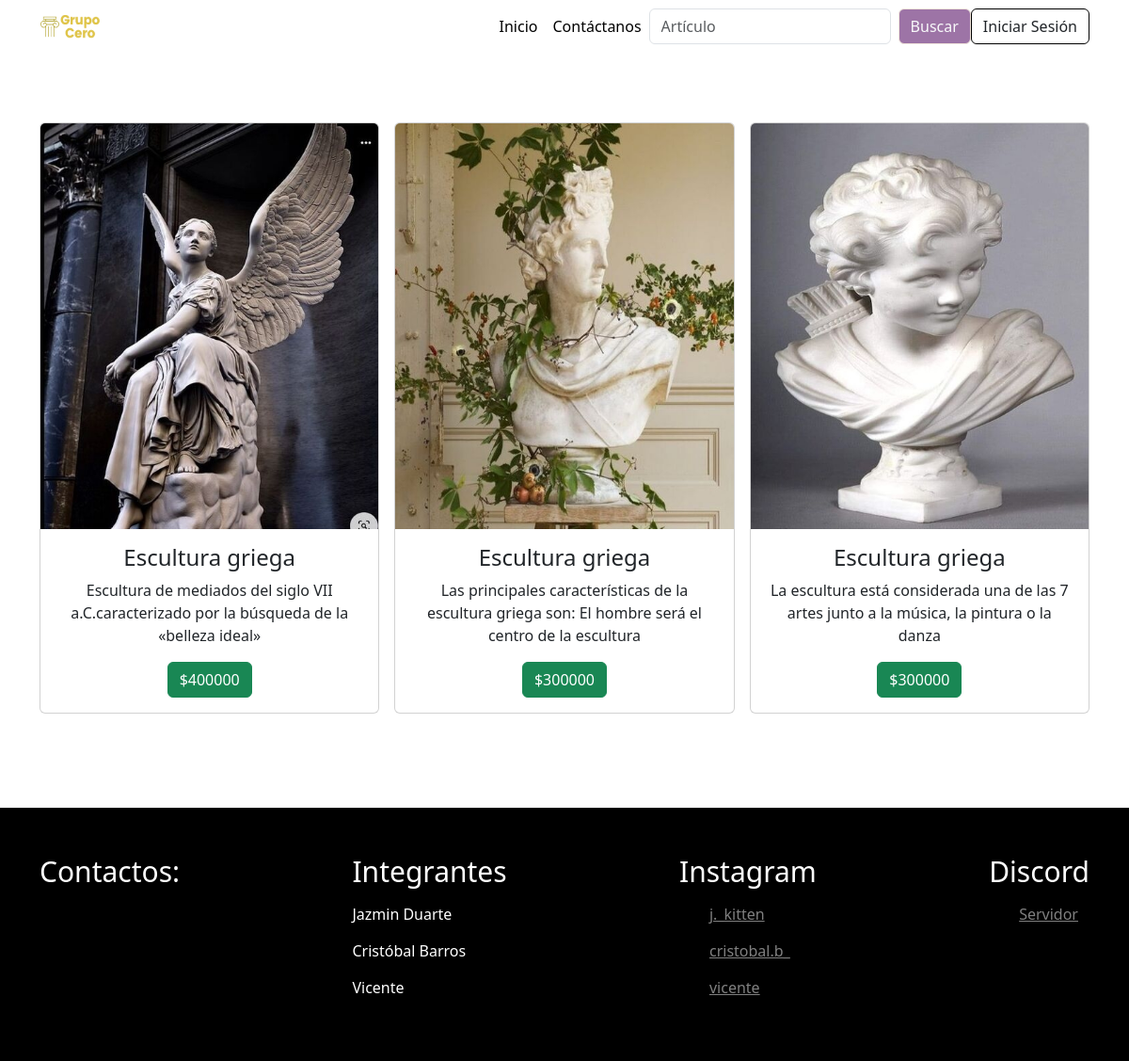
/moldear/, run on the app's committed database.
### arte_app/models.py (models this page shows, shortened)
class ProductosEscultura(models.Model):
    dies = models.CharField(primary_key=True,max_length=5,verbose_name="Dies")
    nombre = models.CharField(max_length=50, blank=True, verbose_name="Nombre")
    descripcion = models.CharField(max_length=100, blank=True, verbose_name="Descripcion")
    precio = models.IntegerField(blank=True,verbose_name="Precio")
    imagen = models.ImageField(upload_to="imagenes",null=True,blank=True,verbose_name="Imagen")

### arte_app/views.py (the view)
# urls.py: path('moldear/', moldear, name='moldear'),
def moldear(request):
    productos = ProductosEscultura.objects.all()
    datos={
        'productos':productos
    }
    return render(request, 'moldear.html',datos)

### arte_app/templates/moldear.html (shortened to what this page needs)
{% extends "base.html" %}
{% block content %}
{% load static %}
<!DOCTYPE html>
<html lang="en">
<head>
    <link rel="stylesheet" href="{% static 'arte_app/css/estilo.css' %}">
    <link href="https://cdn.jsdelivr.net/npm/bootstrap@5.3.0-alpha2/dist/css/bootstrap.min.css" rel="stylesheet">
    <link rel="stylesheet" href="https://cdn.jsdelivr.net/npm/bootstrap@5.3.0-alpha3/dist/css/bootstrap.min.css">
</head>
<body>
    <div class="separar">
    <div class="container">
      <div class="row g-3">
        {% for producto in productos %}
        <div class="col-12 col-md-6 col-lg-4">
            <br>
            <div class="card text-center">
                {% if producto.imagen %}
                    <img src="{{ producto.imagen.url }}" class="card-img-top mx-auto imagen">
                {% else %}
                    <img src="{% static 'img/sinfoto.webp' %}" class="card-img-top mx-auto imagen">
                {% endif %}
                <div class="card-body">
                    <h4 class="card-title">
                        {{ producto.nombre }}
                    </h4>
                    <p class="card-text">
                        {{ producto.descripcion }}<br>
                    </p>
                    <a href="#" class="btn btn-success">${{ producto.precio }}</a>
                </div>
            </div>
        </div>
        {% endfor %}
      </div>
  </div>
</div>
</body>
</html>
{% endblock %}

### arte_app/static/arte_app/css/estilo.css (style rules this page uses)
* { margin: 0; padding: 0; box-sizing: border-box; text-decoration: none; list-style: none; }
body { font-family: 'Poppins', sans-serif, 'Abril+Fatface'; }
.container { max-width: 1200px; margin: 0 auto; }
a { text-decoration: none; }
.separar { margin-top: 50px; margin-bottom: 100px; }

### data on the page
ProductosEscultura: imagen (picture), nombre "Escultura griega", descripcion "Escultura de mediados del siglo VII a.C.caracterizado por la búsqueda de la «belleza ideal»", precio "400000"
ProductosEscultura: imagen (picture), nombre "Escultura griega", descripcion "Las principales características de la escultura griega son: El hombre será el centro de la escultura", precio "300000"
ProductosEscultura: imagen (picture), nombre "Escultura griega", descripcion "La escultura está considerada una de las 7 artes junto a la música, la pintura o la danza", precio "300000"
